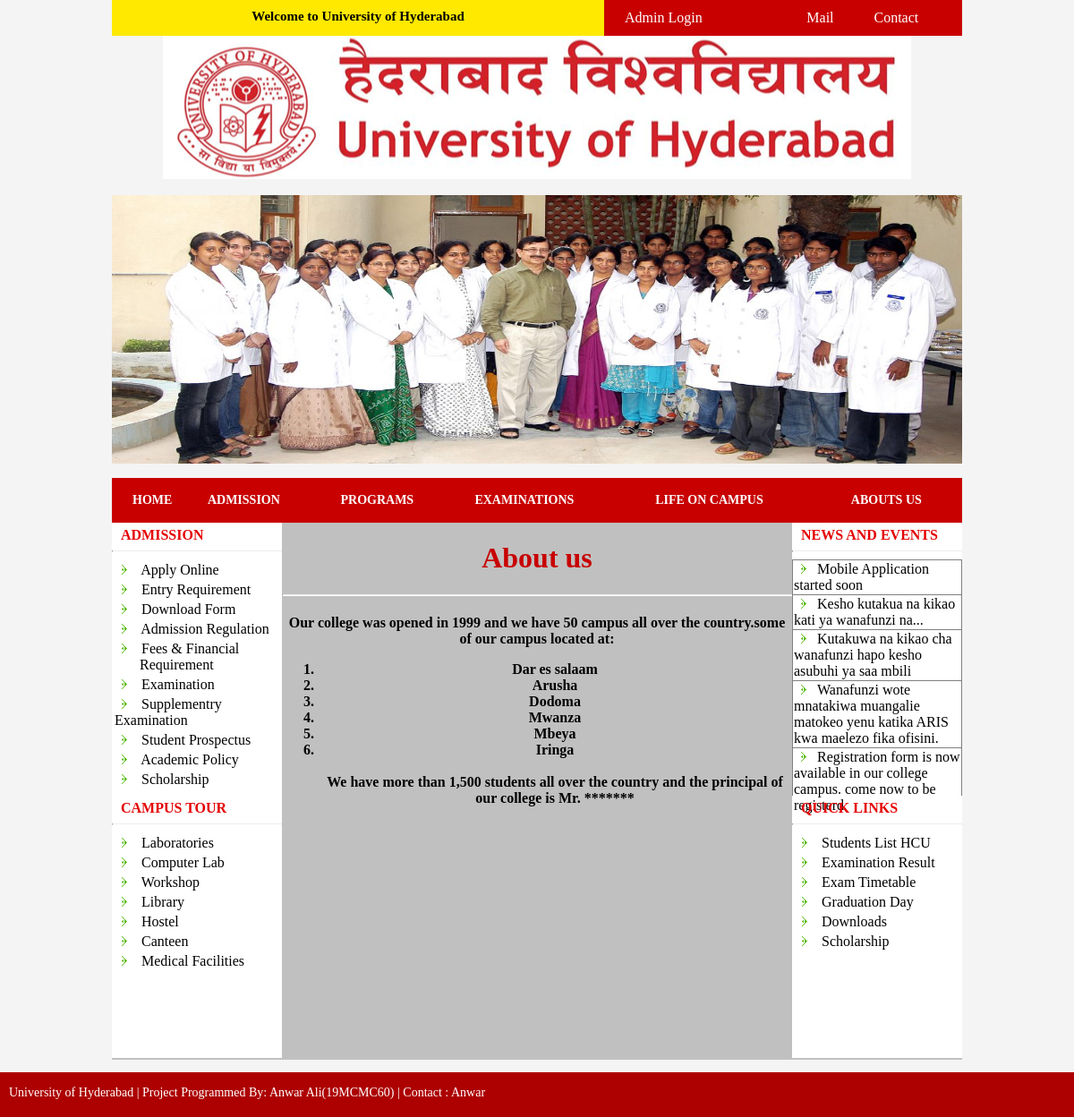
Page /about.php on the committed database.
### tables this page shows
CREATE TABLE IF NOT EXISTS `contents` (
  `id` int(10) NOT NULL AUTO_INCREMENT,
  `full_contents` varchar(1000) NOT NULL,
  PRIMARY KEY (`id`)
);

CREATE TABLE IF NOT EXISTS `news` (
  `id` int(10) NOT NULL AUTO_INCREMENT,
  `heading` varchar(400) NOT NULL,
  `full_news` varchar(500) NOT NULL,
  PRIMARY KEY (`id`)
);

### right.php (the view, shortened to what this page needs)
<div id="right">
	<div class="one">
		<b class="title">NEWS AND EVENTS</b>
		<hr>
		<marquee direction="up" scrollamount="1" onmouseover="this.setAttribute('scrollamount', 0, 0);" onmouseout="this.setAttribute('scrollamount', 1, 0);">
		<table align="center" width="100%" class="news" border="1" style="border-collapse:collapse;>
				<?php
				$query=mysql_query("SELECT * FROM `news` ORDER BY `id` DESC");
				while ($row=mysql_fetch_assoc($query)) {
					$id=$row['id'];
					echo '<tr border="">';
					echo '<td>&nbsp; <img src="img/news.png">&nbsp;&nbsp;&nbsp;<a href="news.php?id='.$id.'  ">'.$row['heading']."</a></td>";
					echo '</tr>';
				}
				?>
		</table>
	</marquee>
	</div>
	<div class="two">
		<b class="title">QUICK LINKS</b>
		<hr>
		<table align="center" width="100%" class="news">
			<tr>
			   <td>&nbsp; <img src="img/news.png">&nbsp;&nbsp;&nbsp; <a href="tcu.php" class="admissionlinks">Students List HCU</a></td>
			</tr>
			<tr>
				<td>&nbsp; <img src="img/news.png">&nbsp;&nbsp;&nbsp; <a href="result.php" class="admissionlinks">Examination Result</a></td>
			</tr>
			<tr>
				<td>&nbsp; <img src="img/news.png">&nbsp;&nbsp;&nbsp; <a href="timetable.php" class="admissionlinks">Exam Timetable</a></td>
			</tr>
			<tr>
				<td>&nbsp; <img src="img/news.png">&nbsp;&nbsp;&nbsp; <a href="graduation.php" class="admissionlinks">Graduation Day</a></td>
			</tr>
			<tr>
				<td>&nbsp; <img src="img/news.png">&nbsp;&nbsp;&nbsp; <a href="downloads.php" class="admissionlinks">Downloads </a></td>
			</tr>
			<tr>
				<td>&nbsp; <img src="img/news.png">&nbsp;&nbsp;&nbsp; <a href="scholarship.php" class="admissionlinks">Scholarship </a></td>
			</tr>
		</table>
	</div>
</div>

### about.php (shortened to what this page needs)
<html>
<head>
	<link rel="stylesheet" type="text/css" href="css/style.css">
</head>
<body>
<?php
include 'header.php';
?>
<div id="content">
		<?php
		include 'left.php';
		?>
		<div id="center">
	<h1 align="center" class="welcome">About us</h1><hr>
	<h4 align="center">
		<h4 align="center" style="font-family:Lucida Bright;">
		 <?php
		 $query=mysql_query("SELECT * FROM `contents` WHERE `id`='6'");
		 if ($row=mysql_fetch_assoc($query)) {
		 	echo $row['full_contents'];
		 }
		 ?>
</h4>
</div></h4>
		<?php
		include 'right.php';
		?>
	</div>
</div>
	<?php
	include 'footer.php';
	?>
</html>

### css/style.css (style rules this page uses)
body { margin: 0; padding: 0; background-color: #F4F4F4; }
#content { height: 600px; background-color: C0C0C0; }
#center { height: 600px; width: 60%; float: left; }
#right { height: 600px; width: 20%; float: left; }
.one { height: 300px; background-color: white; padding-top: 5px; }
.two { height: 288px; background-color: white; padding-top: 5px; }
.title { margin-left: 10px; color: #E40000; }
.admissionlinks { color: black; text-decoration: none; }
.welcome { color: #C80000; }
hr { border-top: 1px solid #eeeeee; border-bottom: 1px solid #ffffff; }
a { text-decoration: none; color: black; }

### rows in the picture
contents: full_contents "Our college was opened in 1999 and we have 50 campus all over the country.some of our campus located at: Dar es salaam Arusha Dodoma Mwanza Mbeya Iringa We have more than 1,500 students all over the country and the principal of our college is Mr. *******"
news: heading "Mobile Application started soon"
news: heading "Kesho kutakua na kikao kati ya wanafunzi na..."
news: heading "Kutakuwa na kikao cha wanafunzi hapo kesho asubuhi ya saa mbili"
news: heading "Wanafunzi wote mnatakiwa muangalie matokeo yenu katika ARIS kwa maelezo fika ofisini."
news: heading "Registration form is now available in our college campus. come now to be registerd"
